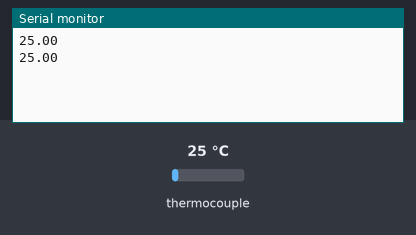
The sketch below on a simulated Arduino Uno, built with avr-gcc and run on an emulated ATmega328P. Parts: the last lines printed to the serial monitor. Inputs (shaded band) come from the test bench; at power-on: thermocouple 25 °C.

Above: at 1.8 s.
1.9 s: thermocouple set to 6 °C
At 2.8 s:
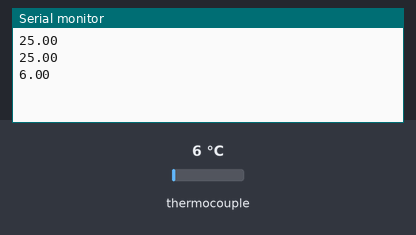
3.4 s: thermocouple set to 75 °C
At 4.4 s:
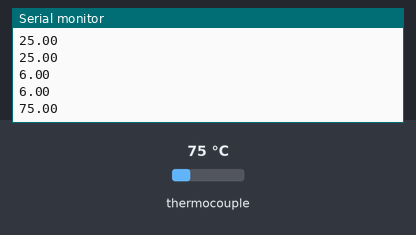
Timing chart, 0 to 6.4 s (numbered marks = the images above; inputs shaded):
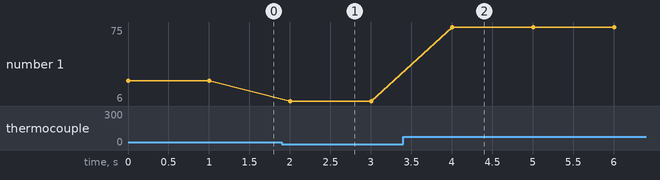

Measured:
- after the input at 1.9 s, the serial monitor: prints a new line after 0.10 s (image 1)
- after the input at 3.4 s, the serial monitor: prints a new line after 0.61 s (image 2)
- plotted number 1: 25 → 6 after the input at 1.9 s, 6 → 75 after the input at 3.4 s

The sketch:

Thermocouple_Arduino_setup.ino
```cpp
//This line adds the adafruit library required to communicate with the amplifier
#include <Adafruit_MAX31856.h>

// This is for setting up the pins you wish to connect to on the Arduino
Adafruit_MAX31856 max1=Adafruit_MAX31856(10, 11, 12, 13);

void setup() {
  //This is where we start both the thermocouple and our serial output
  max1.begin();// For starting out thermocouple
  Serial.begin(115200);//You could change this Baud rate if you needed to this is just what work with my computer best
  max1.setThermocoupleType(MAX31856_TCTYPE_K);// This sets our thermocouple type, originally I used K type but this can be changed if necessary

}

void loop() {
  float temp = max1.readThermocoupleTemperature();// This assigns the output value from the MAX amp to the variable temp and ensures its a float
  Serial.println(temp);// This prints the temperature value
  delay(1000);// This provides a delay inbetween measurements from the thermocouple, this is in ms so currently it is set to 1 second and I would not reccomend going less than that

}
```
